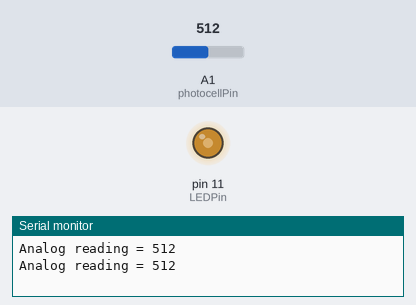
A sketch run on a simulated Arduino Uno, built with avr-gcc and run on an emulated ATmega328P. Shown: output pins drawn as LEDs (lit = HIGH), the last lines printed to the serial monitor. The inputs (shaded band) are chosen by the test bench; at power-on: A1 (photocellPin) = 512.

Above: at 1.8 s.
1.9 s: A1 (photocellPin) set to 306
At 2.9 s:
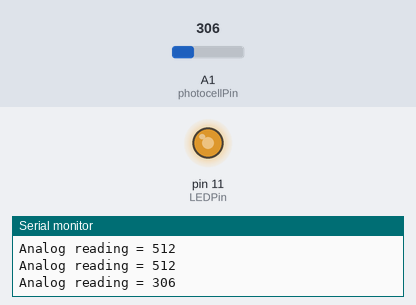
3.5 s: A1 (photocellPin) set to 122
At 4.5 s:
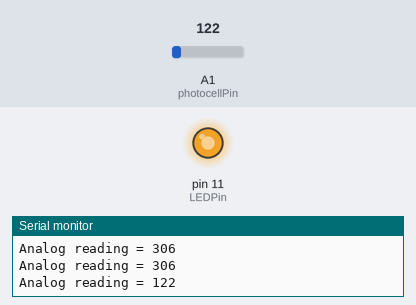
5.5 s: A1 (photocellPin) set to 900
At 7.2 s:
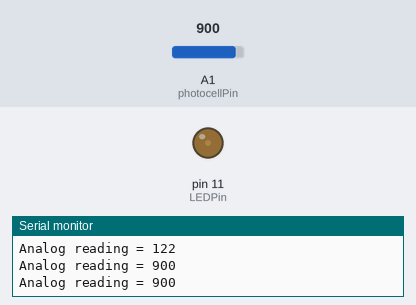
7.5 s: A1 (photocellPin) set to 1023
At 8.8 s:
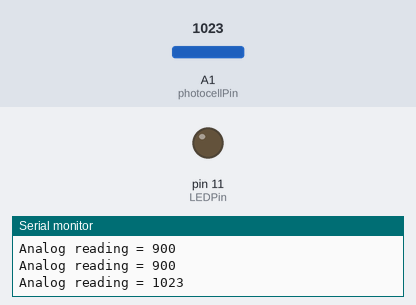
9.5 s: A1 (photocellPin) set to 511
At 10.3 s:
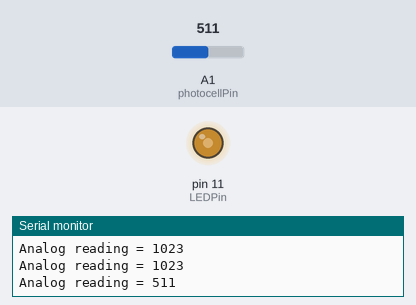
Timing chart, 0 to 12.5 s (numbered marks = the images above; inputs shaded):
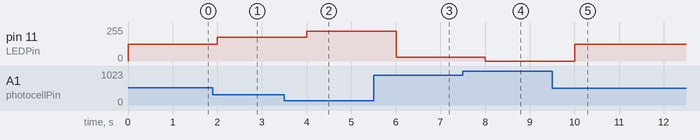

The sketch:

Photoresistor.ino
```cpp
/* Simple test of the functionality of the photo resistor

Connect the photoresistor one leg to pin 0, and pin to +5V
Connect a resistor (around 10k is a good value, higher
values gives higher readings) from pin 0 to GND. (see appendix of arduino notebook page 37 for schematics).

----------------------------------------------------

           PhotoR     10K
 +5    o---/\/\/--.--/\/\/---o GND
                  |
 Pin 0 o-----------

----------------------------------------------------
*/
int photocellPin = A1;     // the cell and 10K pulldown are connected to a0
int photocellReading;     // the analog reading from the sensor divider
int LEDPin = 11;          // connect Red LED to pin 11 (PWM pin)
int LEDbrightness;        //
void setup()
{
    Serial.begin(9600);  //Begin serial communcation
    pinMode( LEDPin, OUTPUT );
}

void loop()
{
  photocellReading = analogRead(photocellPin);

  Serial.print("Analog reading = ");
  Serial.println(photocellReading);     // the raw analog reading

  // LED gets brighter the darker it is at the sensor
  // that means we have to -invert- the reading from 0-1023 back to 1023-0
  photocellReading = 1023 - photocellReading;
  //now we have to map 0-1023 to 0-255 since thats the range analogWrite uses
  LEDbrightness = map(photocellReading, 0, 1023, 0, 255);
  analogWrite(LEDPin, LEDbrightness);
  delay(1000);
}
```

Measured:
- after the input at 1.9 s, pin 11 (LEDPin): 127/255 → 178/255 after 0.10 s
- after the input at 3.5 s, pin 11 (LEDPin): 178/255 → 224/255 after 0.50 s
- after the input at 5.5 s, pin 11 (LEDPin): 224/255 → 30/255 after 0.50 s
- after the input at 7.5 s, pin 11 (LEDPin): 30/255 → 0/255 after 0.50 s
- after the input at 9.5 s, pin 11 (LEDPin): 0/255 → 127/255 after 0.51 s
